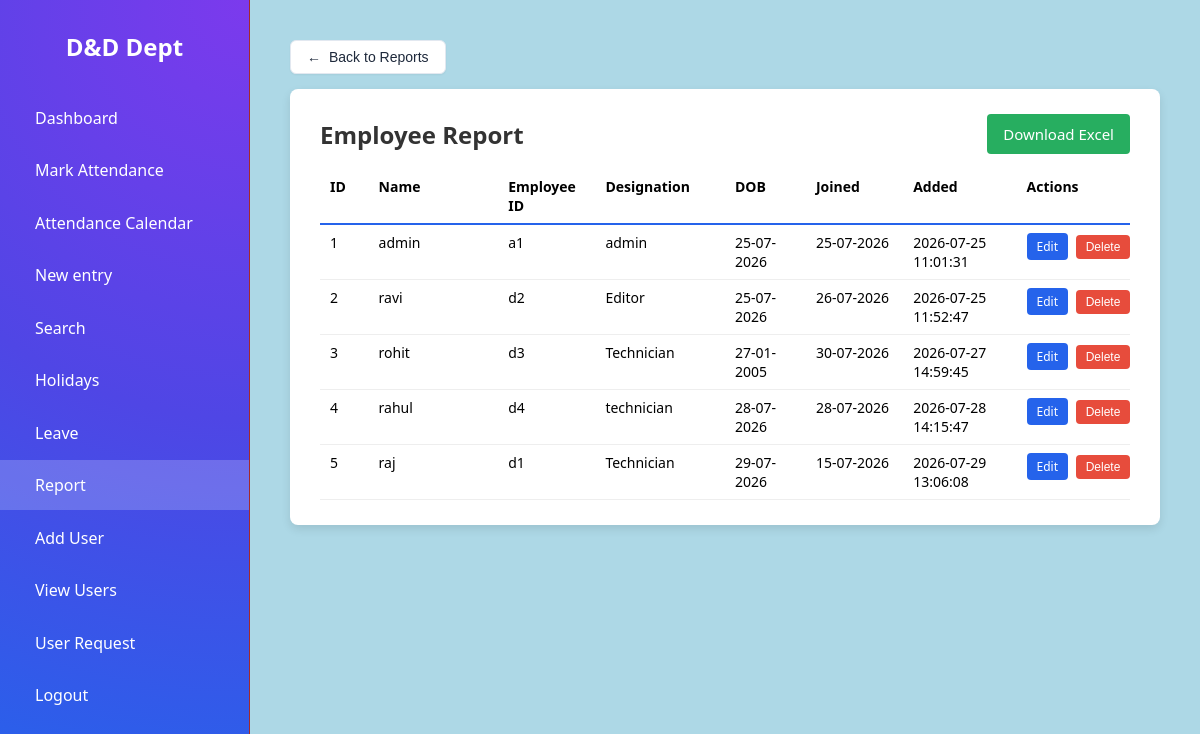
The app's page /report/employees (signed in) with its own data.
### tables this page shows
CREATE TABLE employees (
            id INTEGER PRIMARY KEY AUTOINCREMENT,
            name TEXT NOT NULL,
            employee_id TEXT NOT NULL,
            designation TEXT,
            dob TEXT,
            date_of_joining TEXT,
            created_at TEXT DEFAULT CURRENT_TIMESTAMP
        );

### app.py (the view)
@app.route('/report/employees')
@login_required
def report_employees():
    conn = db.get_db()
    employees = conn.execute('SELECT * FROM employees ORDER BY id ASC').fetchall()
    return render_template('report_employees.html', employees=employees, user_role=session.get('role'))

### app.py (called while the page is built)
def login_required(view):
    @wraps(view)
    def wrapped_view(*args, **kwargs):
        if not session.get('logged_in'):
            return redirect(url_for('login'))
        return view(*args, **kwargs)
    return wrapped_view

### db.py (called while the page is built)
def get_db():
    if 'db' not in g:
        g.db = sqlite3.connect(
            current_app.config['DATABASE'],
            detect_types=sqlite3.PARSE_DECLTYPES
        )
        g.db.row_factory = sqlite3.Row
    return g.db

### templates/report_employees.html (shortened to what this page needs)
{% extends 'base.html' %}
{% set active_page = 'report' %}
{% block content %}
<div style="margin-bottom: 15px;">
  <a href="{{ url_for('report') }}" style="display: inline-flex; align-items: center; gap: 8px; padding: 8px 16px; border: 1px solid #e2e8f0; border-radius: 6px; color: #1e293b; background-color: #ffffff; text-decoration: none; font-family: sans-serif; font-size: 14px; font-weight: 500; box-shadow: 0 1px 2px rgba(0,0,0,0.05);">
    <span>&larr;</span> Back to Reports</a>
</div>
<div class="panel">
    <div class="panel-header">
        <h2>Employee Report</h2>
        <a class="btn btn-download" href="{{ url_for('download_employees_xlsx') }}">Download Excel</a>
    </div>
    {% if employees %}
    <table>
        <thead>
            <tr>
                <th style="width:6%;">ID</th>
                <th style="width:16%;">Name</th>
                <th style="width:12%;">Employee ID</th>
                <th style="width:16%;">Designation</th>
                <th style="width:10%;">DOB</th>
                <th style="width:12%;">Joined</th>
                <th style="width:14%;">Added</th>
                {% if user_role != 'user' %}
                <th style="width:14%;">Actions</th>
                {% endif %}
            </tr>
        </thead>
        <tbody>
            {% for e in employees %}
            <tr>
                <td>{{ e['id'] }}</td>
                <td>{{ e['name'] }}</td>
                <td>{{ e['employee_id'] }}</td>
                <td>{{ e['designation'] }}</td>
                <td>
                    {% if e['dob'] %}
                        {% set p = e['dob'].split('-') %}
                        {% if p|length == 3 %}{{ p[2] }}-{{ p[1] }}-{{ p[0] }}{% else %}{{ e['dob'] }}{% endif %}
                    {% endif %}
                </td>
                <td>
                    {% if e['date_of_joining'] %}
                        {% set p = e['date_of_joining'].split('-') %}
                        {% if p|length == 3 %}{{ p[2] }}-{{ p[1] }}-{{ p[0] }}{% else %}{{ e['date_of_joining'] }}{% endif %}
                    {% endif %}
                </td>
                <td>{{ e['created_at'] }}</td>
                {% if user_role != 'user' %}
                <td class="row-actions">
                    <a class="btn btn-edit" href="{{ url_for('edit_employee', employee_id=e['id']) }}">Edit</a>
                    <form method="POST" action="{{ url_for('delete_employee', employee_id=e['id']) }}"
                          onsubmit="return confirm('Are you sure you want to delete this employee record?');">
                        <button type="submit" class="btn-delete">Delete</button>
                    </form>
                </td>
                {% endif %}
            </tr>
            {% endfor %}
        </tbody>
    </table>
    {% else %}
    <p class="empty-note">No employee records yet. Add one from "New entry".</p>
    {% endif %}
</div>
{% endblock %}

### records on screen
employees: id "1", name "admin", employee_id "a1", designation "admin", p "25", p "07", p "2026", created_at "2026-07-25 11:01:31"
employees: id "2", name "ravi", employee_id "d2", designation "Editor", p "25", p "07", p "2026", p "26", created_at "2026-07-25 11:52:47"
employees: id "3", name "rohit", employee_id "d3", designation "Technician", p "27", p "01", p "2005", p "30", p "07", p "2026", created_at "2026-07-27 14:59:45"
employees: id "4", name "rahul", employee_id "d4", designation "technician", p "28", p "07", p "2026", created_at "2026-07-28 14:15:47"
employees: id "5", name "raj", employee_id "d1", designation "Technician", p "29", p "07", p "2026", p "15", created_at "2026-07-29 13:06:08"
